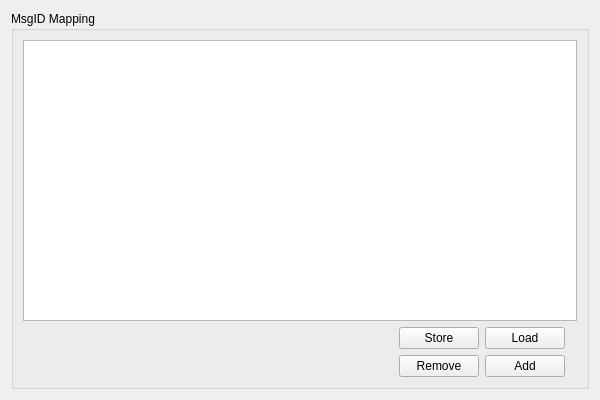
<?xml version="1.0" encoding="UTF-8"?>
<ui version="4.0">
 <class>MsgIDMappingWidget</class>
 <widget class="QWidget" name="MsgIDMappingWidget">
  <property name="geometry">
   <rect>
    <x>0</x>
    <y>0</y>
    <width>600</width>
    <height>400</height>
   </rect>
  </property>
  <property name="windowTitle">
   <string>Form</string>
  </property>
  <layout class="QVBoxLayout" name="verticalLayout">
   <item>
    <widget class="QGroupBox" name="groupBox_9">
     <property name="sizePolicy">
      <sizepolicy hsizetype="Preferred" vsizetype="Preferred">
       <horstretch>0</horstretch>
       <verstretch>1</verstretch>
      </sizepolicy>
     </property>
     <property name="title">
      <string>MsgID Mapping</string>
     </property>
     <layout class="QGridLayout" name="gridLayout_4">
      <item row="5" column="0">
       <spacer name="storeLoadSpacer">
        <property name="orientation">
         <enum>Qt::Horizontal</enum>
        </property>
        <property name="sizeHint" stdset="0">
         <size>
          <width>40</width>
          <height>20</height>
         </size>
        </property>
       </spacer>
      </item>
      <item row="0" column="0" rowspan="5" colspan="5">
       <widget class="QTableView" name="idTableView">
        <property name="toolTip">
         <string>&lt;html&gt;&lt;head/&gt;&lt;body&gt;&lt;p&gt;ID configuration browser which shows all currently available IDs and their parsing configuration.&lt;/p&gt;&lt;p&gt;Either load a whole ID configuration with the Load button or Add/Remove  IDs to the current configuration. &lt;/p&gt;&lt;p&gt;The current configuration can be saved (*.json) with the store button.&lt;/p&gt;&lt;/body&gt;&lt;/html&gt;</string>
        </property>
       </widget>
      </item>
      <item row="6" column="2">
       <widget class="QPushButton" name="idAddBtn">
        <property name="toolTip">
         <string>&lt;html&gt;&lt;head/&gt;&lt;body&gt;&lt;p&gt;Add a new ID configuration entry to the current ID configuration. The ID configuration tool is called.&lt;/p&gt;&lt;p&gt;The new entry will be appended to the list.&lt;/p&gt;&lt;/body&gt;&lt;/html&gt;</string>
        </property>
        <property name="text">
         <string>Add</string>
        </property>
       </widget>
      </item>
      <item row="6" column="1">
       <widget class="QPushButton" name="idRmvBtn">
        <property name="toolTip">
         <string>Remove the selected entry from the current ID configuration.</string>
        </property>
        <property name="text">
         <string>Remove</string>
        </property>
       </widget>
      </item>
      <item row="5" column="1">
       <widget class="QPushButton" name="idStoreBtn">
        <property name="toolTip">
         <string>Save the current ID configuration (*.json) to a file</string>
        </property>
        <property name="text">
         <string>Store</string>
        </property>
       </widget>
      </item>
      <item row="5" column="2">
       <widget class="QPushButton" name="idLoadBtn">
        <property name="toolTip">
         <string>Load an ID configuration (*.json)</string>
        </property>
        <property name="text">
         <string>Load</string>
        </property>
       </widget>
      </item>
      <item row="6" column="0">
       <spacer name="RemoveAddSpacer">
        <property name="orientation">
         <enum>Qt::Horizontal</enum>
        </property>
        <property name="sizeHint" stdset="0">
         <size>
          <width>40</width>
          <height>20</height>
         </size>
        </property>
       </spacer>
      </item>
     </layout>
    </widget>
   </item>
  </layout>
 </widget>
 <resources/>
 <connections/>
</ui>
